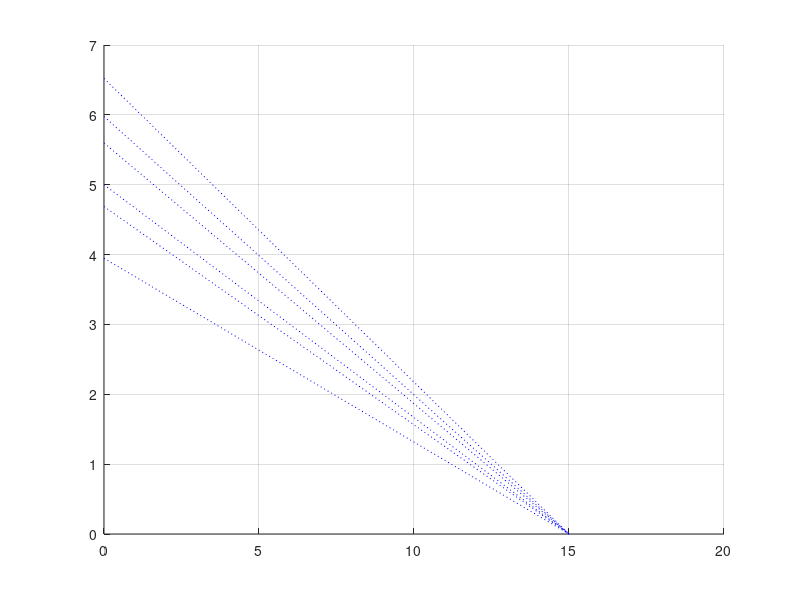

Write MATLAB code to recreate this figure. (Note: this script raises an error after producing the figure.)
clear
close all
clc
format long

hold on
grid on
rc = [15/(0.3+2) 0;15/(0.51+2) 0;15/(0.68+2) 0;15/(1.0+2) 0;15/(1.2+2) 0;15/(1.8+2) 0];
Vcc = [0 15;0 15;0 15;0 15;0 15;0 15];
%시뮬레이션 값
simuled_Icq = [3.722 2.289 1.749 1.214 1.020 0.690];
simuled_Vceq = [6.439 9.253 10.311 11.357 11.738 12.38];
%실험 결과 값
measured_Icq = [
    3.79
    2.30
    1.7
    1.25
    1.01
    0.71

    ];
measured_Vceq = [
    6.30
    9.23
    10.42
    11.25
    11.73
    12.29
    ];
for num1 = 1:length(rc)
    p=plot(Vcc (num1,:),rc(num1,:),'b:');
end
p.Color = '#00841a';
plot(simuled_Vceq,simuled_Icq,'-squre');
plot(measured_Vceq,measured_Icq,'-o');
legend('R=0.30ohm','R=0.51ohm','R=0.68ohm','R=1.0ohm','R=1.2ohm','R=1.8ohm',...
    'simuled Data','measured Data');
xlabel('V_D_S [V]');
ylabel('I_D [mA]');

